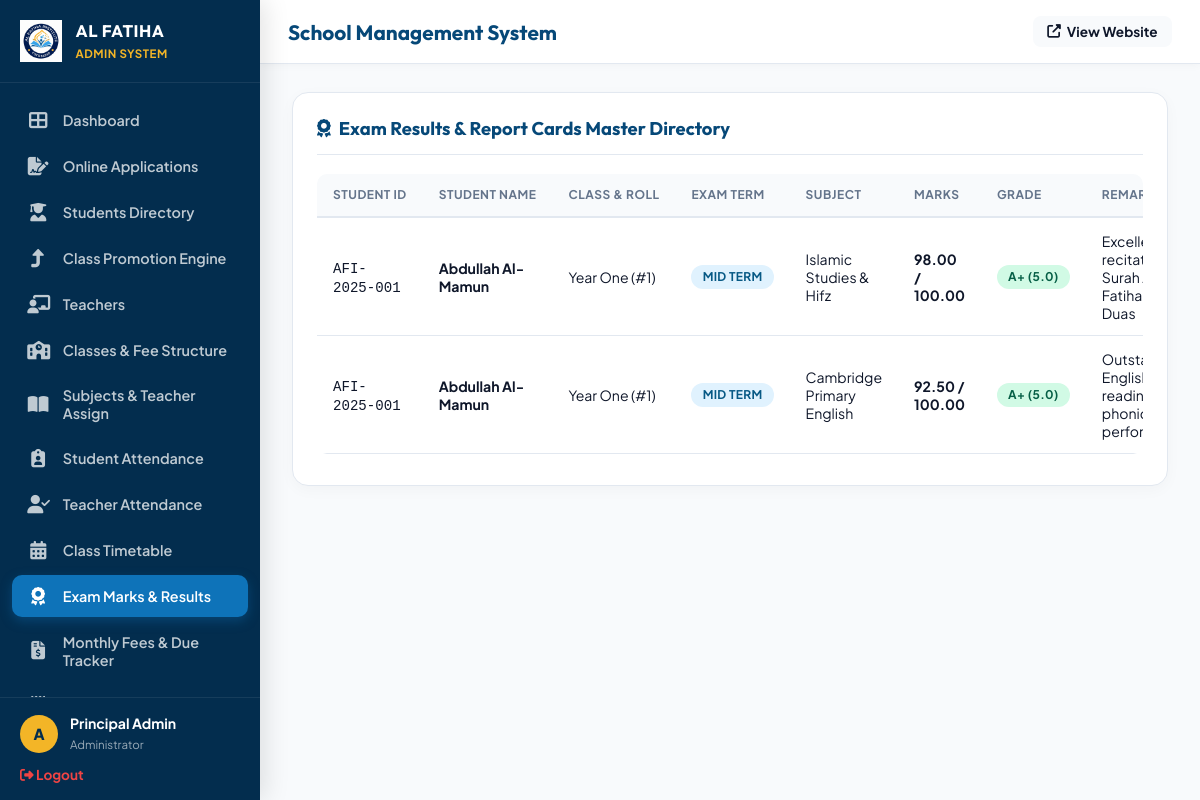
Before: /admin/results.php (signed in) with the older database file.
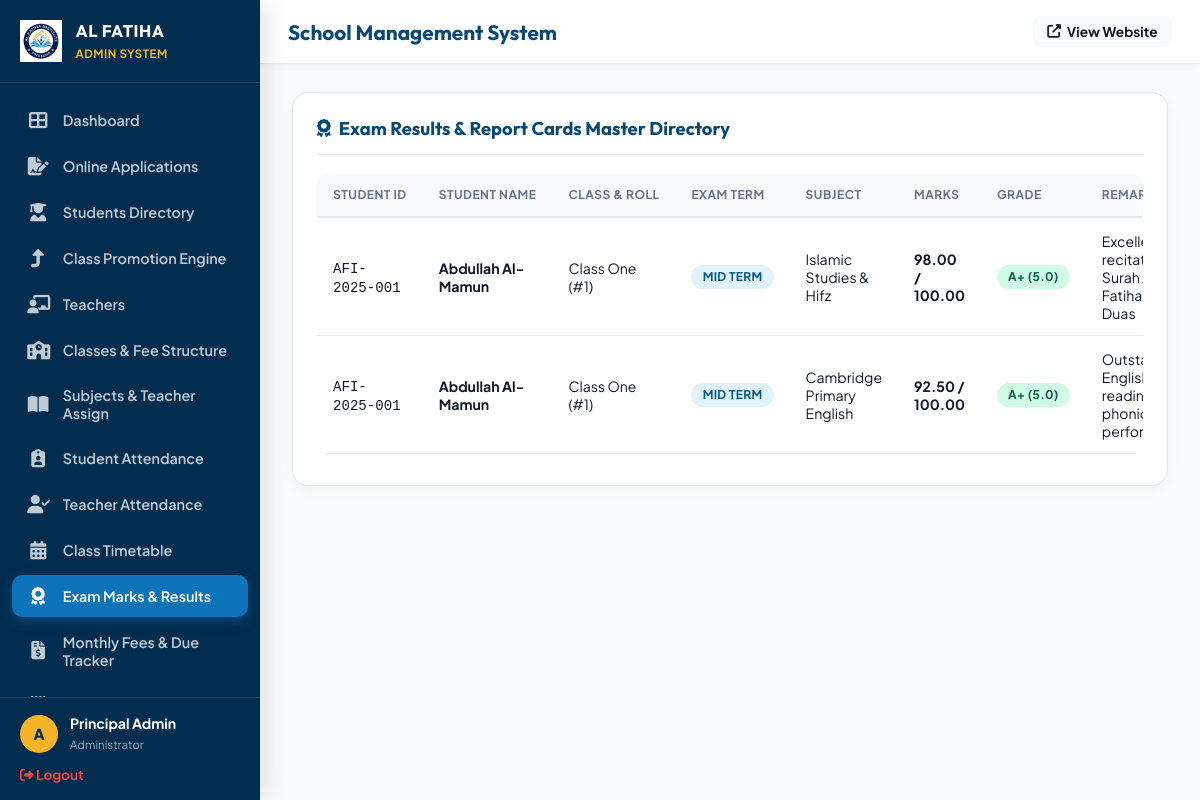
After: the same page with the newer database file.
### tables this page shows
CREATE TABLE `results` (
  `id` int(11) NOT NULL AUTO_INCREMENT,
  `student_id` int(11) NOT NULL,
  `subject_id` int(11) NOT NULL,
  `exam_term` enum('First Term','Mid Term','Final Exam') NOT NULL,
  `marks_obtained` decimal(5,2) NOT NULL,
  `max_marks` decimal(5,2) DEFAULT 100.00,
  `teacher_remarks` varchar(255) DEFAULT 'Good performance',
  `created_at` timestamp NOT NULL DEFAULT current_timestamp(),
  PRIMARY KEY (`id`),
  KEY `student_id` (`student_id`),
  KEY `subject_id` (`subject_id`),
  CONSTRAINT `results_ibfk_1` FOREIGN KEY (`student_id`) REFERENCES `students` (`id`) ON DELETE CASCADE,
  CONSTRAINT `results_ibfk_2` FOREIGN KEY (`subject_id`) REFERENCES `subjects` (`id`) ON DELETE CASCADE
);

CREATE TABLE `classes` (
  `id` int(11) NOT NULL AUTO_INCREMENT,
  `class_name` varchar(50) NOT NULL,
  `age_group` varchar(50) NOT NULL,
  `section` varchar(10) DEFAULT 'A',
  `room_no` varchar(20) DEFAULT '101',
  `tuition_fee` decimal(10,2) NOT NULL DEFAULT 3500.00,
  `admission_fee` decimal(10,2) NOT NULL DEFAULT 8000.00,
  `book_kit_fee` decimal(10,2) NOT NULL DEFAULT 3500.00,
  `primary_teacher_id` int(11) DEFAULT NULL,
  `backup_teacher_id` int(11) DEFAULT NULL,
  PRIMARY KEY (`id`)
);

CREATE TABLE `students` (
  `id` int(11) NOT NULL AUTO_INCREMENT,
  `student_id` varchar(20) NOT NULL,
  `first_name` varchar(50) NOT NULL,
  `last_name` varchar(50) NOT NULL,
  `gender` enum('Male','Female') NOT NULL,
  `dob` date NOT NULL,
  `class_id` int(11) NOT NULL,
  `roll_no` int(11) NOT NULL,
  `parent_user_id` int(11) DEFAULT NULL,
  `father_name` varchar(100) NOT NULL,
  `mother_name` varchar(100) NOT NULL,
  `phone` varchar(20) NOT NULL,
  `address` text NOT NULL,
  `status` enum('Active','Graduated','Suspended') DEFAULT 'Active',
  `admission_date` date DEFAULT NULL,
  `blood_group` varchar(10) DEFAULT NULL,
  `religion` varchar(50) DEFAULT 'Islam',
  `nationality` varchar(50) DEFAULT 'Bangladeshi',
  `birth_reg_no` varchar(100) DEFAULT NULL,
  `permanent_address` text DEFAULT NULL,
  `father_occupation` varchar(100) DEFAULT NULL,
  `father_phone` varchar(40) DEFAULT NULL,
  `father_nid` varchar(100) DEFAULT NULL,
  `mother_occupation` varchar(100) DEFAULT NULL,
  `mother_phone` varchar(40) DEFAULT NULL,
  `emergency_contact_name` varchar(100) DEFAULT NULL,
  `emergency_contact_phone` varchar(40) DEFAULT NULL,
  `emergency_contact_relation` varchar(50) DEFAULT NULL,
  `previous_school` varchar(150) DEFAULT NULL,
  `medical_notes` text DEFAULT NULL,
  `admission_session` varchar(20) DEFAULT '2027',
  PRIMARY KEY (`id`),
  UNIQUE KEY `student_id` (`student_id`),
  KEY `class_id` (`class_id`),
  CONSTRAINT `students_ibfk_1` FOREIGN KEY (`class_id`) REFERENCES `classes` (`id`) ON DELETE CASCADE
);

CREATE TABLE `subjects` (
  `id` int(11) NOT NULL AUTO_INCREMENT,
  `subject_code` varchar(20) NOT NULL,
  `subject_name` varchar(100) NOT NULL,
  `class_id` int(11) NOT NULL,
  `teacher_id` int(11) DEFAULT NULL,
  `total_marks` int(11) DEFAULT 100,
  `pass_marks` int(11) DEFAULT 40,
  `description` text DEFAULT NULL,
  PRIMARY KEY (`id`),
  KEY `class_id` (`class_id`),
  CONSTRAINT `subjects_ibfk_1` FOREIGN KEY (`class_id`) REFERENCES `classes` (`id`) ON DELETE CASCADE
);

### includes/functions.php (called while the page is built, shortened)
<?php
function calculate_grade($marks, $max_marks = 100) {
    $percentage = ($marks / $max_marks) * 100;
    if ($percentage >= 90) return ['grade' => 'A+', 'gpa' => '5.0', 'class' => 'badge-success'];
    return ['grade' => 'F', 'gpa' => '0.0', 'class' => 'badge-danger'];
}

### admin/results.php (the view)
<?php
require_once __DIR__ . '/layout.php';
$db = get_db_connection();
$results = $db->query("SELECT r.*, s.student_id, s.first_name, s.last_name, s.roll_no, sub.subject_name, c.class_name FROM results r JOIN students s ON r.student_id = s.id JOIN subjects sub ON r.subject_id = sub.id JOIN classes c ON s.class_id = c.id ORDER BY r.id DESC")->fetchAll();
?>
<div class="card-box">
  <div class="card-header">
    <h3 class="card-title"><i class="fas fa-award"></i> Exam Results & Report Cards Master Directory</h3>
  </div>
  <div class="table-responsive">
    <table class="data-table">
      <thead>
        <tr>
          <th>Student ID</th>
          <th>Student Name</th>
          <th>Class & Roll</th>
          <th>Exam Term</th>
          <th>Subject</th>
          <th>Marks</th>
          <th>Grade</th>
          <th>Remarks</th>
        </tr>
      </thead>
      <tbody>
        <?php if (!empty($results)): ?>
          <?php foreach ($results as $res): ?>
            <?php $gInfo = calculate_grade($res['marks_obtained'], $res['max_marks']); ?>
            <tr>
              <td><code><?= htmlspecialchars($res['student_id']) ?></code></td>
              <td><strong><?= htmlspecialchars($res['first_name'] . ' ' . $res['last_name']) ?></strong></td>
              <td><?= htmlspecialchars($res['class_name']) ?> (#<?= $res['roll_no'] ?>)</td>
              <td><span class="badge badge-info"><?= htmlspecialchars($res['exam_term']) ?></span></td>
              <td><?= htmlspecialchars($res['subject_name']) ?></td>
              <td><strong><?= $res['marks_obtained'] ?> / <?= $res['max_marks'] ?></strong></td>
              <td><span class="badge <?= $gInfo['class'] ?>"><?= $gInfo['grade'] ?> (<?= $gInfo['gpa'] ?>)</span></td>
              <td><?= htmlspecialchars($res['teacher_remarks']) ?></td>
            </tr>
          <?php endforeach; ?>
        <?php else: ?>
          <tr><td colspan="8" style="text-align: center;">No result records found.</td></tr>
        <?php endif; ?>
      </tbody>
    </table>
  </div>
</div>
<?php require_once __DIR__ . '/layout_footer.php'; ?>

Changed rows visible on the page:
changed through a linked row, results "Excellent recitation of Surah Al-Fatiha & Duas": classes.class_name "Year One" → "Class One"
changed through a linked row, results "Outstanding English reading & phonics performance": classes.class_name "Year One" → "Class One"
